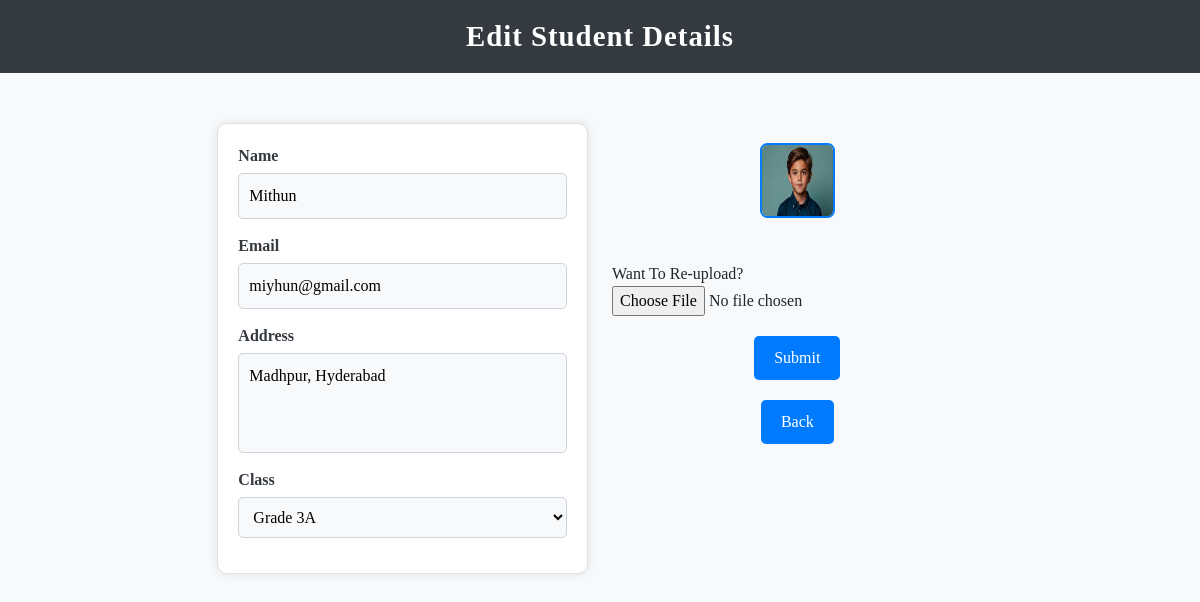
The app's page /edit.php?id=4 with its own data.
### tables this page shows
CREATE TABLE `student` (
  `id` int(11) NOT NULL,
  `name` varchar(255) NOT NULL,
  `email` varchar(255) NOT NULL,
  `address` text NOT NULL,
  `created_at` timestamp NOT NULL DEFAULT current_timestamp(),
  `class_id` int(11) NOT NULL,
  `image` varchar(255) NOT NULL
);

### edit.php (the view, shortened to what this page needs)
<?php
    include_once("db.php");
?>
<html>
    <head>
        <link href="https://cdn.jsdelivr.net/npm/bootstrap@5.3.0-alpha2/dist/css/bootstrap.min.css" rel="stylesheet">
        <link rel="stylesheet" href="css/edit.css">
    </head>
    <body>
        <header>
            <center>Edit Student Details</center>
        </header>
        <section>
            <div class="row">
            <div class="col col-md-2"></div>
            <?php
                    $id=$_GET['id'];
                    $sql="select s.name,s.email, c.class_id, s.address, s.image, c.name as class_name, s.created_at from student s join classes c on s.class_id=c.class_id where s.id='$id'";
                    $run=mysqli_query($con,$sql);
                    $row=mysqli_fetch_assoc($run);
            ?>
                <div class="col col-md-4">
                    <form action="" method="post" enctype="multipart/form-data" onsubmit="return validation()">
                        <label for="name">Name</label>
                        <input type="text" id="name" name="s_name" placeholder="Enter Student Name" value="<?php echo $row['name']; ?>"><br>
                        <label for="email">Email</label>
                        <input type="email" placeholder="Enter Student Email" name="s_email" id="email" value="<?php echo $row['email']  ?>"><br>
                        <label for="address">Address</label>
                        <textarea  placeholder="Enter Student Address" id="address" name="s_address"><?php echo $row['address']  ?></textarea><br>
                        <label for="class_id">Class</label>
                        <select name="s_class" id="class_id">
                            <?php
                                $sql="select * from classes";
                                $run=mysqli_query($con,$sql);
                                while($row1=mysqli_fetch_assoc($run)){
                                    $selected=($row1['class_id']==$row['class_id'])?"selected":"";
                                    ?> <option value="<?php echo $row['class_id'];?>" <?php echo $selected;?> ><?php echo $row1['name']; ?></option>  <?php
                                }
                            ?>
                        </select><br>
                </div>
                <div class="col col-md-4"><img src="upload/<?php echo $row['image']; ?>" alt=""  height=75 width=75><br>
                <label for="image">Want To Re-upload?</label>
                    <input type="file" name="s_image" id="image" accept=".jpg,.png"><br>
                    <button type="submit" name="s_entry">Submit</button>
                    <button type="button" onclick="window.location.href='index.php'">Back</button>
                </div>
                <div class="col col-md-2"></div>
            </div>
        </section>
    </body>
</html>

### css/edit.css (style rules this page uses)
body { font-family: 'Garamond'; background-color: #f8f9fa; margin: 0; padding: 0; }
header { background-color: #343a40; color: white; padding: 15px 0; text-align: center; font-size: 1.8rem; font-weight: bold; letter-spacing: 1px; }
section { margin-top: 30px; padding: 20px; }
form { padding: 20px; background-color: #ffffff; border: 1px solid #dee2e6; border-radius: 10px; box-shadow: 0px 0px 10px rgba(0, 0, 0, 0.1); }
form label { font-size: 1rem; font-weight: 600; color: #343a40; display: block; margin-bottom: 5px; }
form input[type="text"], form input[type="email"], form textarea, form select { width: 100%; padding: 10px; margin-bottom: 15px; border: 1px solid #ced4da; border-radius: 5px; font-size: 1rem; background-color: #f8f9fa; }
form textarea { resize: none; height: 100px; }
img { display: block; margin: 20px auto; border: 2px solid #007bff; border-radius: 10%; }
.row { margin-bottom: 15px; }
.row div { margin-bottom: 10px; }
select { background-color: #ffffff; font-size: 1rem; }
button { display: block; margin: 20px auto; padding: 10px 20px; font-size: 16px; color: #fff; background-color: #007bff; border: none; border-radius: 5px; transition: background-color 0.3s ease, transform 0.3s ease; cursor: pointer; }

### records on screen
student: s_name "Mithun", s_email "miyhun@gmail.com", s_address "Madhpur, Hyderabad", image (picture)

### other values on screen
form field s_class "Grade 3A"
